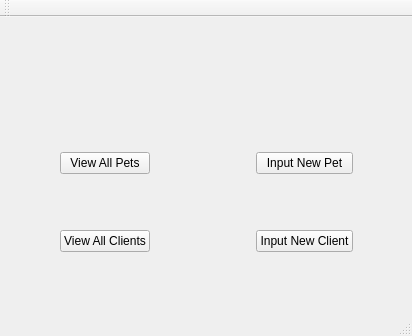
<?xml version="1.0" encoding="UTF-8"?>
<ui version="4.0">
 <class>MainWindow</class>
 <widget class="QMainWindow" name="MainWindow">
  <property name="geometry">
   <rect>
    <x>0</x>
    <y>0</y>
    <width>412</width>
    <height>336</height>
   </rect>
  </property>
  <property name="windowTitle">
   <string>cuACS Menu</string>
  </property>
  <widget class="QWidget" name="centralWidget">
   <property name="enabled">
    <bool>true</bool>
   </property>
   <property name="sizePolicy">
    <sizepolicy hsizetype="Expanding" vsizetype="Expanding">
     <horstretch>0</horstretch>
     <verstretch>0</verstretch>
    </sizepolicy>
   </property>
   <property name="autoFillBackground">
    <bool>true</bool>
   </property>
   <layout class="QGridLayout" name="gridLayout_2">
    <item row="0" column="0">
     <layout class="QGridLayout" name="gridLayout">
      <item row="1" column="2">
       <spacer name="mainSpacer">
        <property name="orientation">
         <enum>Qt::Horizontal</enum>
        </property>
        <property name="sizeType">
         <enum>QSizePolicy::Fixed</enum>
        </property>
        <property name="sizeHint" stdset="0">
         <size>
          <width>100</width>
          <height>20</height>
         </size>
        </property>
       </spacer>
      </item>
      <item row="0" column="2">
       <spacer name="verticalSpacer">
        <property name="orientation">
         <enum>Qt::Vertical</enum>
        </property>
        <property name="sizeHint" stdset="0">
         <size>
          <width>20</width>
          <height>40</height>
         </size>
        </property>
       </spacer>
      </item>
      <item row="2" column="3">
       <widget class="QPushButton" name="clientInputButton">
        <property name="text">
         <string>Input New Client</string>
        </property>
       </widget>
      </item>
      <item row="2" column="1">
       <widget class="QPushButton" name="clientViewButton">
        <property name="text">
         <string>View All Clients</string>
        </property>
       </widget>
      </item>
      <item row="2" column="2">
       <spacer name="verticalSpacer_2">
        <property name="orientation">
         <enum>Qt::Vertical</enum>
        </property>
        <property name="sizeHint" stdset="0">
         <size>
          <width>20</width>
          <height>40</height>
         </size>
        </property>
       </spacer>
      </item>
      <item row="1" column="4">
       <spacer name="horizontalSpacer_3">
        <property name="orientation">
         <enum>Qt::Horizontal</enum>
        </property>
        <property name="sizeHint" stdset="0">
         <size>
          <width>40</width>
          <height>20</height>
         </size>
        </property>
       </spacer>
      </item>
      <item row="1" column="1">
       <widget class="QPushButton" name="animalViewButton">
        <property name="text">
         <string>View All Pets</string>
        </property>
       </widget>
      </item>
      <item row="1" column="3">
       <widget class="QPushButton" name="animalInputButton">
        <property name="text">
         <string>Input New Pet</string>
        </property>
       </widget>
      </item>
      <item row="1" column="0">
       <spacer name="horizontalSpacer_2">
        <property name="orientation">
         <enum>Qt::Horizontal</enum>
        </property>
        <property name="sizeHint" stdset="0">
         <size>
          <width>40</width>
          <height>20</height>
         </size>
        </property>
       </spacer>
      </item>
     </layout>
    </item>
   </layout>
  </widget>
  <widget class="QToolBar" name="mainToolBar">
   <attribute name="toolBarArea">
    <enum>TopToolBarArea</enum>
   </attribute>
   <attribute name="toolBarBreak">
    <bool>false</bool>
   </attribute>
  </widget>
  <widget class="QStatusBar" name="statusBar"/>
  <widget class="QMenuBar" name="menuBar">
   <property name="geometry">
    <rect>
     <x>0</x>
     <y>0</y>
     <width>412</width>
     <height>22</height>
    </rect>
   </property>
  </widget>
 </widget>
 <layoutdefault spacing="6" margin="11"/>
 <resources/>
 <connections/>
</ui>
